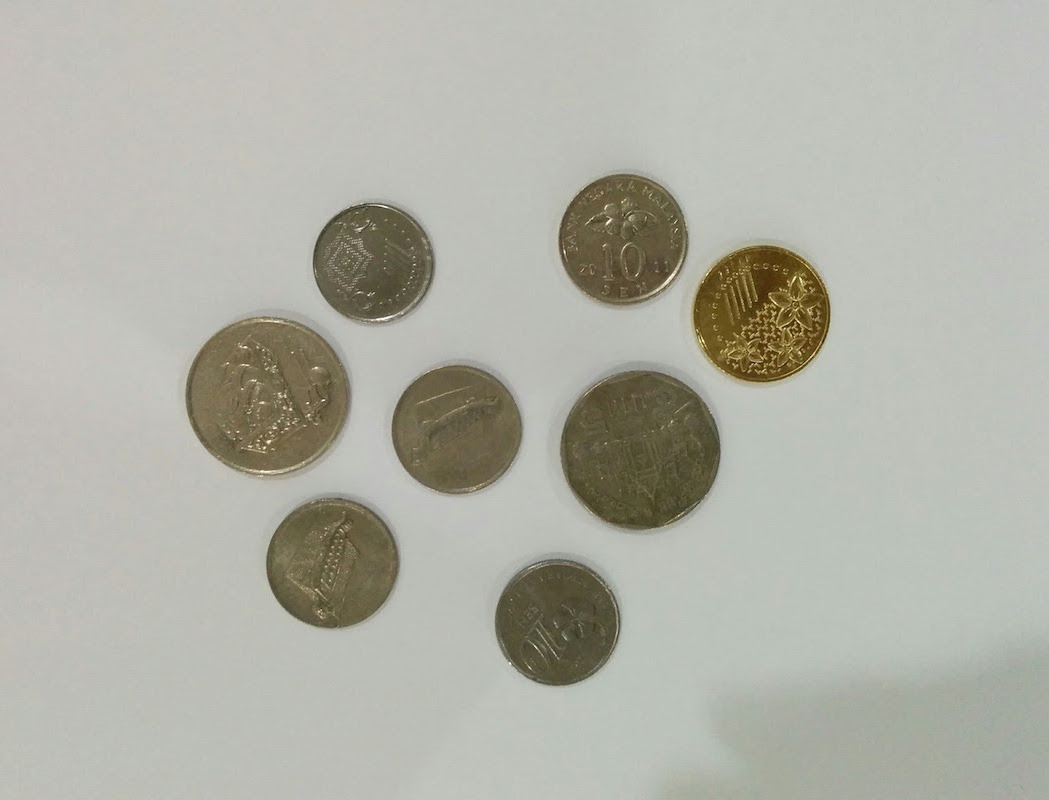
//> input picture basicImageProcessing/coins-orig.jpg, 1049 x 800 px
$ ./main   (built with g++ and OpenCV 4)
//> lines starting //> are read from the running program, lines starting //| are printed output that depends on the picture; after the words box and inside, x2 and y2 are one past the last pixel; in counts of white or black regions, pixels touching at a corner belong together
#include <iostream>
#include <string>
#include <opencv2/core/core.hpp>			//core library for reading writing
#include <opencv2/highgui/highgui.hpp>		//for displaying
#include <opencv2/imgproc/imgproc.hpp>		//mostly for image proceesing


using namespace std;
using namespace cv;


int main() {

	//Reading image
	Mat img;
	img = imread("coins-orig.jpg", IMREAD_COLOR);
//> img is the input picture: 800 rows x 1049 cols, CV_8UC3; mean B, G, R 166.9, 177, 176.6
	//img = imread("C:\\Users\\mimtiaz\\visualStudio17Projects\\getMeHired\\computerVision\\standredImages\\fruits.png", IMREAD_COLOR);

	//checking img error
	if (!img.data) {
		printf("There is no image to load\n");
		return 0;
	}
	else {
		printf("Successfully load the image\n");
	}

	//Some attributes of Mat
	printf("Number of Rows::: %d\n", img.rows);
//| Number of Rows::: 800
	printf("Number of Cols::: %d\n", img.cols);
//| Number of Cols::: 1049
	printf("Number of Dims::: %d\n", img.dims);
//| Number of Dims::: 2

	//Displying image
	string windowName = "Display loaded image";
	namedWindow(windowName,WINDOW_AUTOSIZE);
	imshow(windowName, img);
	// [21 lines of commented-out code are left out]
	string writeName = "saved_HappyFish.png";
	imwrite(writeName, img);

	//color plane conversion ----> RGB to Gray
	Mat grayImg(img.rows, img.cols, CV_8UC1);
	//Mat processImg;
	cvtColor(img, grayImg, COLOR_BGR2GRAY);
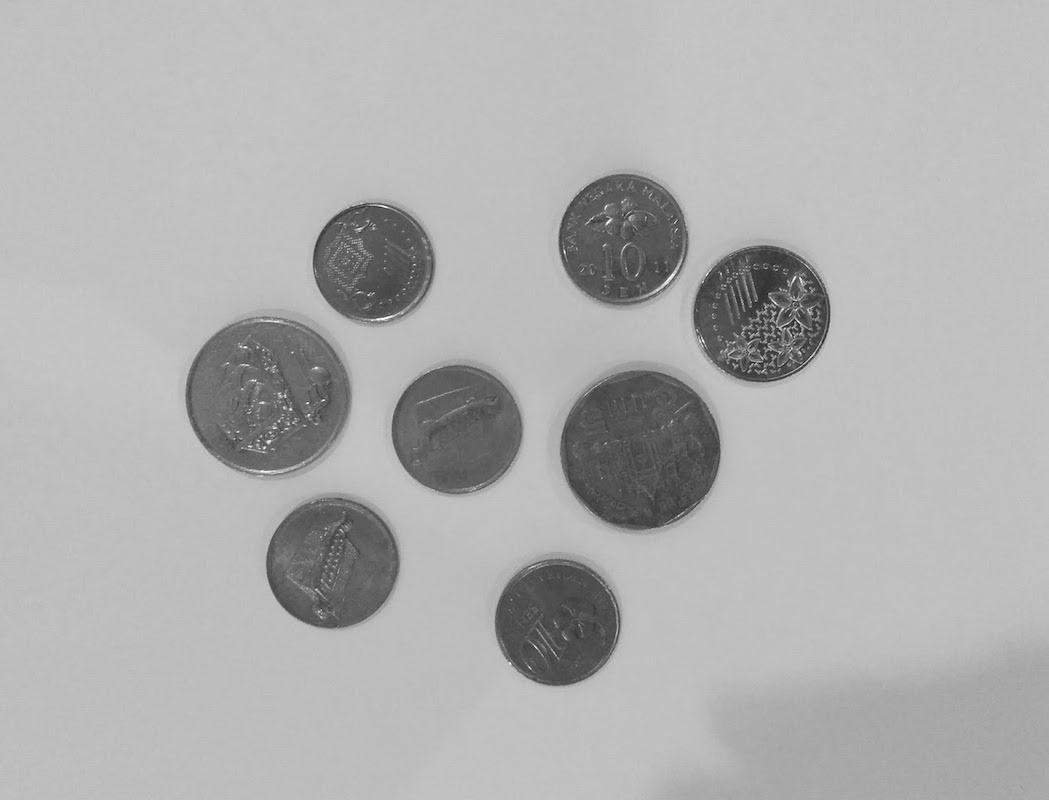
//> grayImg: 800 rows x 1049 cols, CV_8UC1; min 15, max 254, mean 175.6

	//writing image
	writeName = "saved_gray.png";
	imwrite(writeName, grayImg);

	//Displying image
	windowName = "Gray image";
	namedWindow(windowName, WINDOW_AUTOSIZE);
	imshow(windowName, grayImg);

	// [35 lines of commented-out code are left out]
	Mat binaryimg;
	int thresh = 120;
	threshold(grayImg, binaryimg, thresh, 255, THRESH_BINARY_INV);
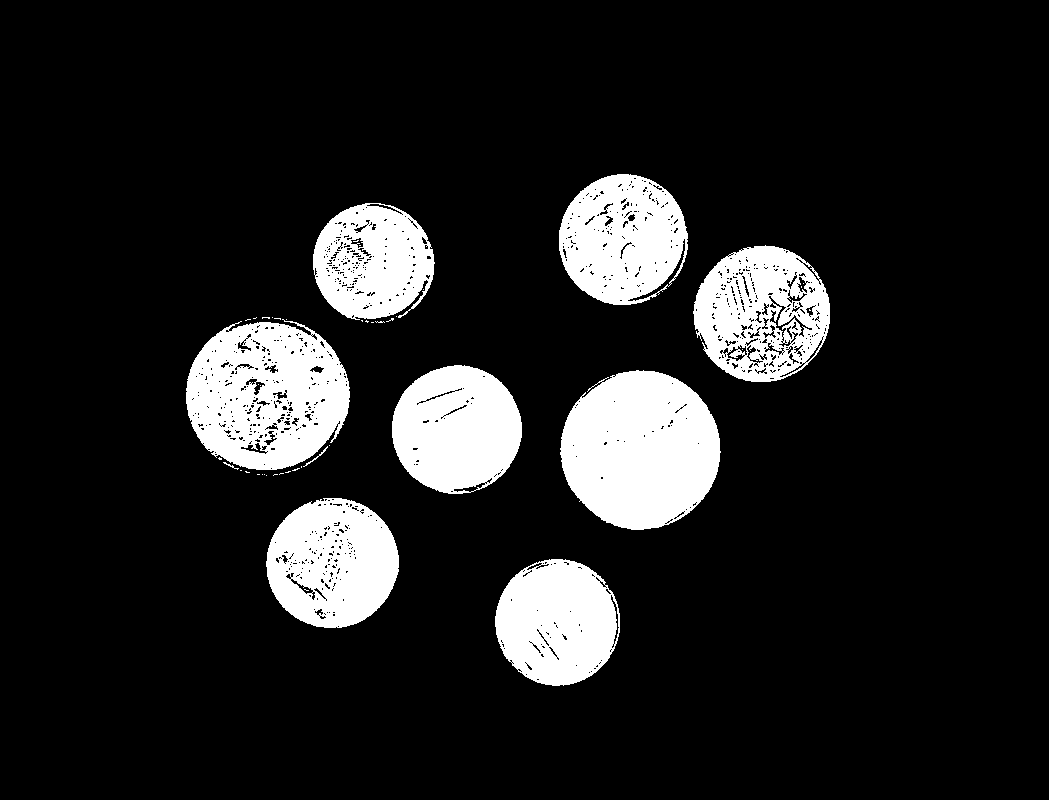
//> binaryimg: 800 rows x 1049 cols, CV_8UC1; 13.2% white; 45 white regions (35 under 20 px), largest, box (x1, y1, x2, y2) and area: (560, 370, 721, 530) 19755, (186, 319, 350, 470) 17746, (266, 498, 399, 628) 12862
	//threshold(grayImg, binaryimg, thresh, 255, THRESH_BINARY);
	//Displying image
	windowName = "Binary image";
	namedWindow(windowName, WINDOW_AUTOSIZE);
	imshow(windowName, binaryimg);

	Mat binaryimg1;
	adaptiveThreshold(grayImg, binaryimg1, 255, ADAPTIVE_THRESH_GAUSSIAN_C, THRESH_BINARY_INV,7,0);
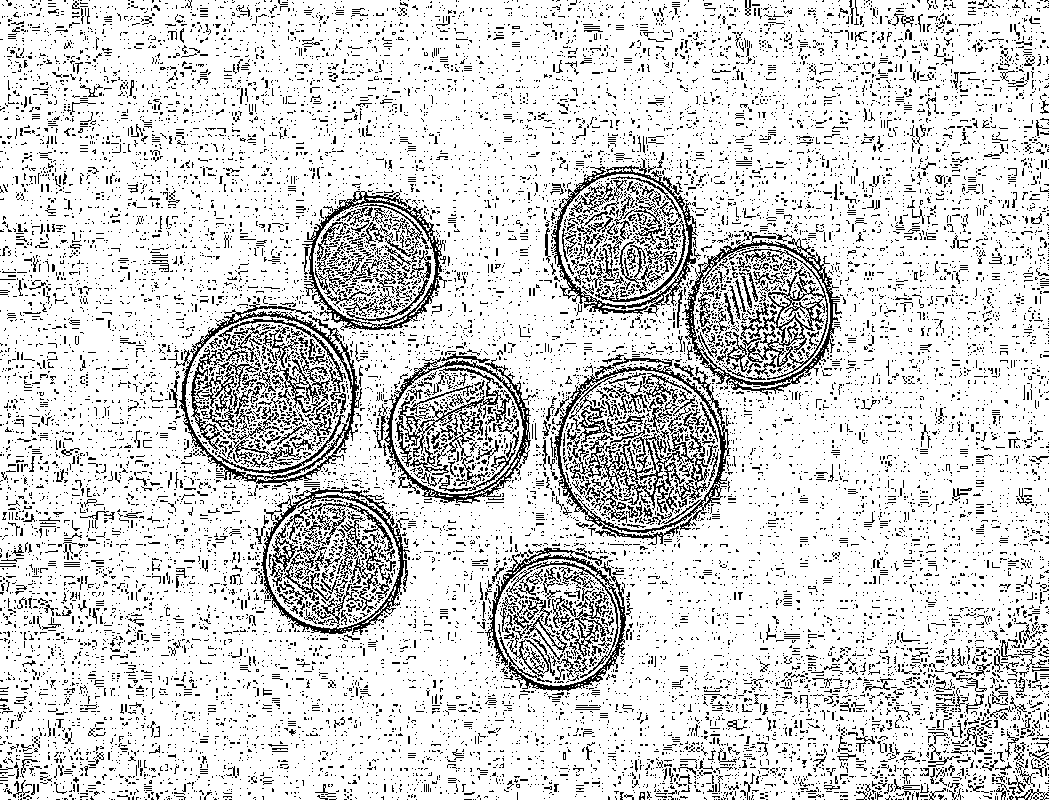
//> binaryimg1: 800 rows x 1049 cols, CV_8UC1; 83.5% white; black in thin lines or dots
	//Displying image
	windowName = "Adaptive Binary image";
	namedWindow(windowName, WINDOW_AUTOSIZE);
	imshow(windowName, binaryimg1);

	Mat maskImg = Mat::zeros(img.rows,img.cols,CV_8UC3);
	//Mat maskImg = Mat::zeros(img.rows, img.cols, CV_8UC1);
	img.copyTo(maskImg, binaryimg);
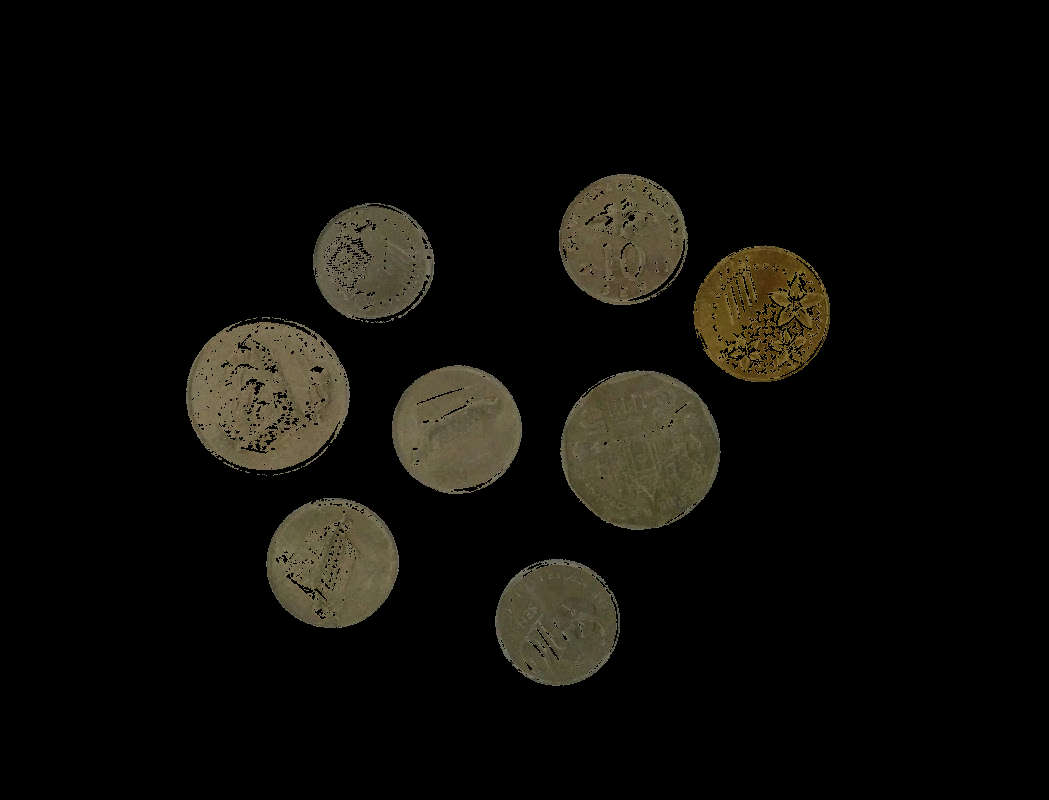
//> maskImg: 800 rows x 1049 cols, CV_8UC3; mean B, G, R 8.3, 12, 13.2
	windowName = "Mask image";
	namedWindow(windowName, WINDOW_AUTOSIZE);
	imshow(windowName, maskImg);

	waitKey();

	//Releasing allocated memory
	img.release();
	grayImg.release();
	binaryimg.release();
	binaryimg1.release();
	maskImg.release();
	// [4 lines of commented-out code are left out]

	return 1;
}

$ run again, with basicImageProcessing/fruits.png saved as basicImageProcessing/coins-orig.jpg
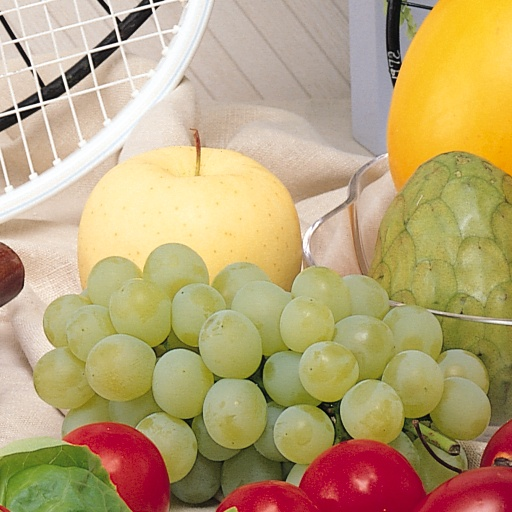
//> input picture basicImageProcessing/fruits.png, 512 x 512 px
//> img is the input picture: 512 rows x 512 cols, CV_8UC3; mean B, G, R 118.3, 163.3, 185.4
//| Number of Rows::: 512
//| Number of Cols::: 512
//| Number of Dims::: 2
//> `threshold(grayImg, binaryimg, thresh, 255, THRESH_BINARY_INV);`:
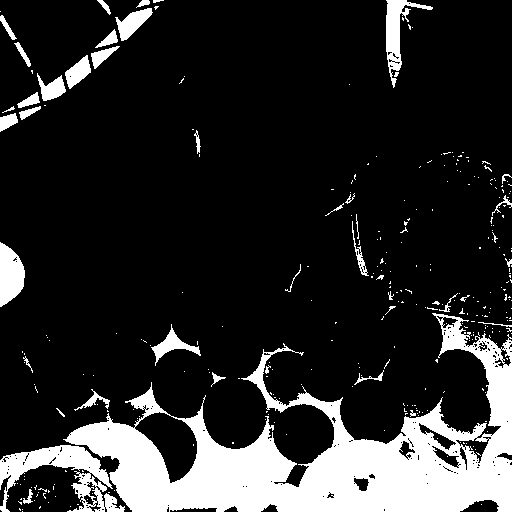
//> binaryimg: 512 rows x 512 cols, CV_8UC1; 16.7% white; 310 white regions (268 under 20 px), largest, box (x1, y1, x2, y2) and area: (63, 313, 512, 512) 32752, (0, 445, 125, 512) 3246, (386, 0, 433, 88) 1173
//> binaryimg1: 512 rows x 512 cols, CV_8UC1; 56.4% white; black in thin lines or dots
//> `img.copyTo(maskImg, binaryimg);`:
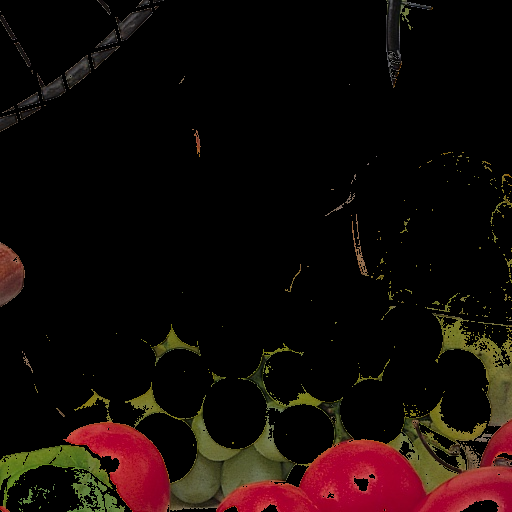
//> maskImg: 512 rows x 512 cols, CV_8UC3; mean B, G, R 7.5, 10, 20.3
